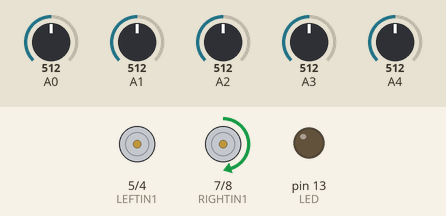
Recording of a sketch running on a simulated Arduino Nano, built with avr-gcc and run on an emulated ATmega328P. On the bench: motor-driver pin pairs drawn as motors (green arrow = first pin HIGH = forward, orange = second pin HIGH = backward, longer = more drive, scaled by the enable pin), output pins drawn as LEDs (lit = HIGH). The inputs (shaded band) are chosen by the test bench; at power-on: A0 = 512, A4 = 512, A3 = 512, A1 = 512, A2 = 512.

Above: at 10.7 s.
10.8 s: A0 set to 807
12.3 s: A0 set to 830
At 13.5 s:
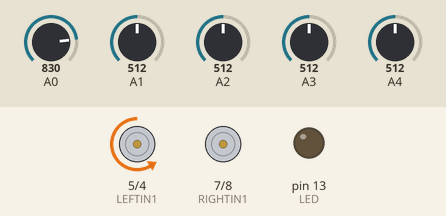
13.8 s: A4 set to 716
15.3 s: A3 set to 810
16.8 s: A0 set to 790
At 18.0 s:
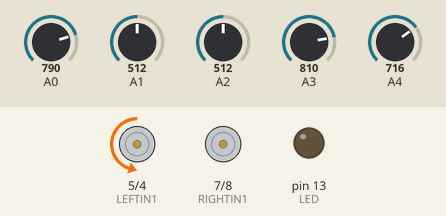
18.3 s: A0 set to 992
At 19.3 s:
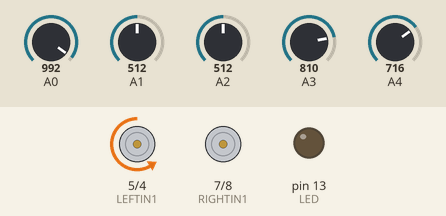
Timing chart, 0 to 20.8 s (numbered marks = the images above; inputs shaded):
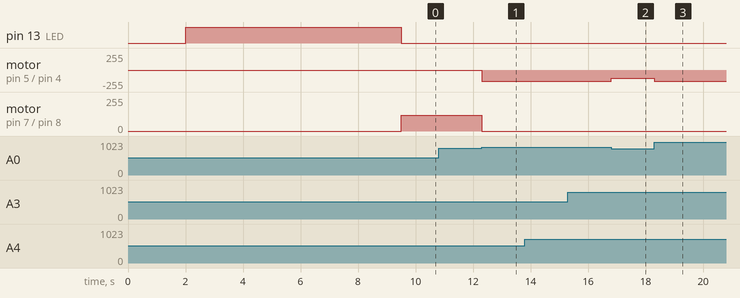

Measured:
- the behaviour switches between 819 and 820 on A0 (found by bisection; images 0 and 1)
- after the input at 10.8 s, every drawn part: stays the same
- after the input at 12.3 s, motor on pin 5 (LEFTIN1) / pin 4 (LEFTIN2): stopped → backward 170/255 at once; motor on pin 7 (RIGHTIN1) / pin 8 (RIGHTIN2): forward 120/255 → stopped at once
- after the input at 16.8 s, motor on pin 5 (LEFTIN1) / pin 4 (LEFTIN2): backward 170/255 → backward 120/255 at once
- after the input at 18.3 s, motor on pin 5 (LEFTIN1) / pin 4 (LEFTIN2): backward 120/255 → backward 170/255 at once

The sketch:

Line_follower_code.ino
```cpp
#include <QTRSensors.h>

QTRSensors qtr;

const uint8_t SensorCount = 5;
uint16_t sensorValues[SensorCount];

// Motor pins
#define PWMRIGHT 9
#define RIGHTIN2 8
#define RIGHTIN1 7

#define LEFTIN1 5
#define LEFTIN2 4
#define PWMLEFT 3

#define LED 13

// -------- PD PARAMETERS --------
float Kp = 0.23;
float Kd = 2.0;
int baseSpeed = 200;

// -------- LOST LINE PARAMETERS --------
#define BLACK_THRESHOLD 800
#define RECOVERY_SPEED 120

int lastError = 0;

void setup() {
  qtr.setTypeAnalog();
  qtr.setSensorPins(
    (const uint8_t[]){A0, A1, A2, A3, A4, A5, A6, A7},
    SensorCount
  );

  pinMode(RIGHTIN2, OUTPUT);
  pinMode(RIGHTIN1, OUTPUT);
  pinMode(PWMRIGHT, OUTPUT);
  pinMode(LEFTIN1, OUTPUT);
  pinMode(LEFTIN2, OUTPUT);
  pinMode(PWMLEFT, OUTPUT);
  pinMode(LED, OUTPUT);

  delay(2000);

  digitalWrite(LED, HIGH);
  for (int i = 0; i < 300; i++) {
    qtr.calibrate();
  }
  digitalWrite(LED, LOW);
}

void loop() {
  // Read sensors
  unsigned int linePosition = qtr.readLineBlack(sensorValues);

  // -------- LOST LINE DETECTION --------
  bool lineDetected = false;
  for (int i = 0; i < SensorCount; i++) {
    if (sensorValues[i] > BLACK_THRESHOLD) {
      lineDetected = true;
      break;
    }
  }

  if (!lineDetected) {
    lostLineRecovery();
    return;
  }
  // ------------------------------------

  // Error calculation (center = 3500)
  int error = 3500 - linePosition;

  // -------- PD CONTROL --------
  int derivative = error - lastError;
  int adjustment = (Kp * error) + (Kd * derivative);
  lastError = error;
  // ----------------------------

  int leftMotorPwmValue  = baseSpeed + adjustment;
  int rightMotorPwmValue = baseSpeed - adjustment;

  leftMotorPwmValue  = constrain(leftMotorPwmValue, 0, 170);
  rightMotorPwmValue = constrain(rightMotorPwmValue, 0, 170);

  leftMotorForward(leftMotorPwmValue);
  rightMotorForward(rightMotorPwmValue);
}

// -------- MOTOR FUNCTIONS --------
void leftMotorForward(int speed) {
  digitalWrite(LEFTIN1, LOW);
  digitalWrite(LEFTIN2, HIGH);
  analogWrite(PWMLEFT, speed);
}

void rightMotorForward(int speed) {
  digitalWrite(RIGHTIN1, HIGH);
  digitalWrite(RIGHTIN2, LOW);
  analogWrite(PWMRIGHT, speed);
}

// -------- LOST LINE RECOVERY --------
void lostLineRecovery() {
  if (lastError > 0) {
    // Turn LEFT
    digitalWrite(LEFTIN1, LOW);
    digitalWrite(LEFTIN2, HIGH);
    analogWrite(PWMLEFT, RECOVERY_SPEED);

    analogWrite(PWMRIGHT, 0);
  } else {
    // Turn RIGHT
    digitalWrite(RIGHTIN1, HIGH);
    digitalWrite(RIGHTIN2, LOW);
    analogWrite(PWMRIGHT, RECOVERY_SPEED);

    analogWrite(PWMLEFT, 0);
  }
}
```
